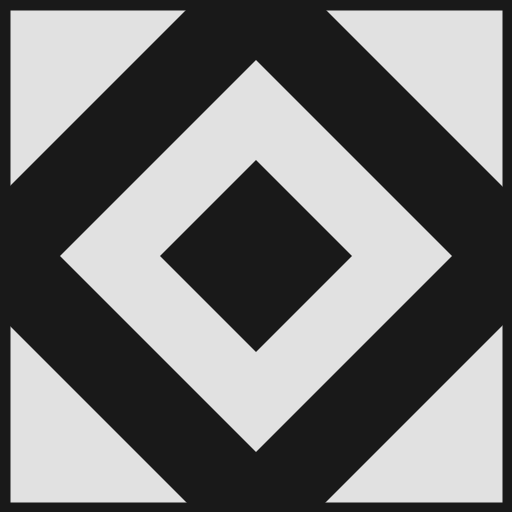
Frame 1 (no input)
Frame 60 (the mouse pressed at the canvas centre just before this capture): identical to frame 1, image omitted
Frame 120 (the mouse held since frame 60 and released just before this capture): identical to frame 1, image omitted

The Processing sketch that drew this single still picture (run headless with seeded random() and noise(); from frame 60 on, the mouse is pressed at the canvas centre):

// Processing sketch: sqr_in_sqr
// ── sqr_in_sqr.pde
int qtd = 1;

void setup() {
    size(512, 512);
}

void draw() {
    background(25);
    
    grid(0, 0, width, height, 40);
}

void grid(int x, int y, int _w, int _h, int offset) {
    fill(225);
    noStroke();
    triangle(x, y, x + _w/2 - offset*1.5, y, x, y + _h/2 - offset*1.5);
    triangle(x + _w, y, x + _w/2 + offset*1.5, y, x + _w, y + _h/2 - offset*1.5);
    triangle(x, y + _h, x, y + _h/2 + offset*1.5, x + _w/2 - offset*1.5, y + _h);
    triangle(x + _w, y + _h, x + _w/2 + offset*1.5, y + _h, x + _w, y + _h/2 + offset*1.5);

    triangle(x + _w/2, y + _h/2, x + _w/2, y + offset*1.5, x + offset*1.5, y + _h/2);
    triangle(x + _w/2, y + _h/2, x + _w/2, y + offset*1.5, x + _w - offset*1.5, y + _h/2);
    triangle(x + _w/2, y + _h/2, x + offset*1.5, y + _h/2, x + _w/2, y + _h - offset*1.5);
    triangle(x + _w/2, y + _h/2, x + _w/2, y + _h - offset*1.5, x + _w - offset*1.5, y + _h/2);

    fill(25);
    triangle(x + _w/2, y + _h/2, x + _w/2, y + offset*4, x + offset*4, y + _h/2);
    triangle(x + _w/2, y + _h/2, x + _w/2, y + offset*4, x + _w - offset*4, y + _h/2);
    triangle(x + _w/2, y + _h/2, x + offset*4, y + _h/2, x + _w/2, y + _h - offset*4);
    triangle(x + _w/2, y + _h/2, x + _w - offset*4, y + _h/2, x + _w/2, y + _h - offset*4);

    noFill();
    stroke(25);
    strokeWeight(20);
    rect(x, y, _w, _h);
    
}

// ESC to exit
void keyPressed() {
    if (key == CODED) {
        if (keyCode == ESC) {
            exit();
        }
    }
}
